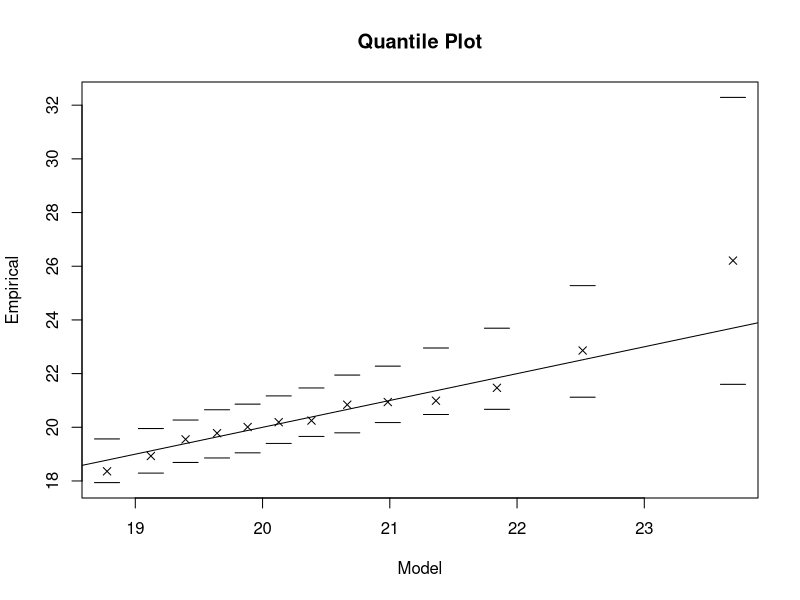

The R source for this figure:
## ---- chunk 1
#install.packages("evd", "dplyr")
library(evd)
library(dplyr)
## ---- chunk 2
# Set the seed for reproducibility
set.seed(123)

# Generate a sequence of daily dates
dates <- seq.Date(
  from = as.Date("2002-11-08"),
  to   = as.Date("2003-11-07"),
  by   = "day"
)

# Simulate daily rainfall (in mm) around a mean of 10, with some variability
rainfall_values <- rnorm(
  n    = length(dates),
  mean = 10,
  sd   = 5
)

# Ensure no negative rainfall
rainfall_values[rainfall_values < 0] <- 0
rainfall_values <- round(rainfall_values, 2)

# Combine into a data frame
df <- data.frame(
  Date     = dates,
  Rainfall = rainfall_values
)

# Look at the first few rows
head(df)
## ---- chunk 3
# Turn the dates into months 
df_blocked <- df %>%
  mutate(
    YearMonth = format(Date, "%Y-%m")
  )

head(df_blocked)
## ---- chunk 4
# Extract the maximum value from each month and create a new df with these parameters
df_maxima <- df_blocked %>%
  group_by(YearMonth) %>%
  summarise(
    MonthlyMax = max(Rainfall, na.rm = TRUE)
  ) %>%
  ungroup()

df_maxima
## ---- chunk 5
# The fgev function from the evd package fits the GEV
gev_fit <- fgev(df_maxima$MonthlyMax)

gev_fit
## ---- chunk 6
plot(gev_fit, which = 2)
